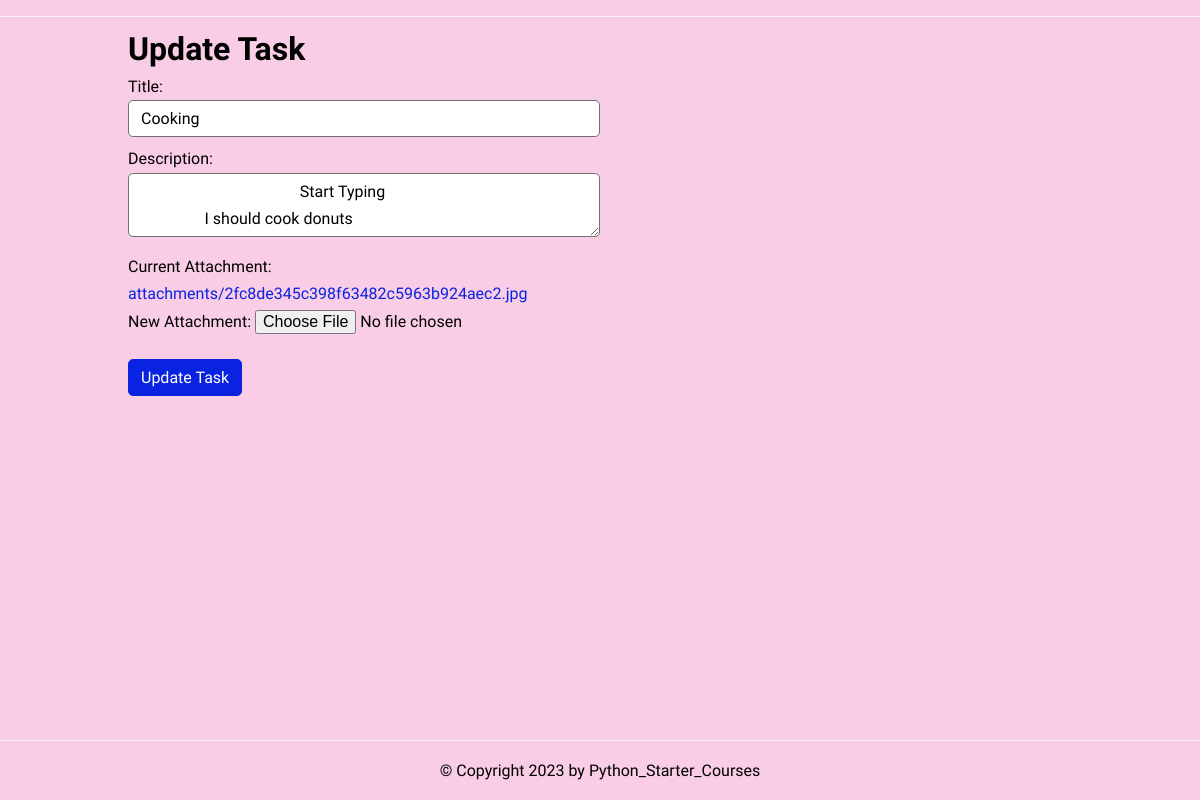
The app's page /update/14/ (signed in) with its own data.
### todo/models.py (models this page shows, shortened)
class Task(models.Model):
    title = models.CharField(max_length=255)
    description = models.TextField(null=True, blank=True)
    attachment = models.FileField(upload_to='attachments/', null=True, blank=True)
    created_at = models.DateTimeField(auto_now_add=True)
    user = models.ForeignKey(User, on_delete=models.CASCADE, null=True, blank=True)
    class Meta:
        ordering = ['created_at']

### todo/views.py (the view)
# urls.py: path('update/<int:task_id>/', views.update_task, name='update_task'),
@login_required
def update_task(request, task_id):
    task = Task.objects.get(pk=task_id)
    if request.method == 'POST':
        task.title = request.POST['title']
        task.description = request.POST['description']
        task.save()
        return redirect('task_list')
    return render(request, 'update.html', {'task': task})

### templates/update.html (shortened to what this page needs)
{% extends 'base.html' %}
{% block content %}
    <section class="feature">
        <div class="feature-content">
            <h1>Update Task</h1>
            <form method="post" action="{% url 'update_task' task.id %}" enctype="multipart/form-data">
                <div class="w-4/4 p-4">
                <label for="title" class="form-label">Title:</label>
                <input type="text" name="title" id="title" value="{{ task.title }}" class="form-control border border-black px-2 py-1 rounded"required>
                </div>
                <div class="w-4/4 p-4">
                <label for="description" class="form-label">Description:</label>
                <textarea name="description" id="description" class="form-control border border-black px-2 py-1 rounded">
                    {{ task.description|default_if_none:"None" }}  </textarea>
                </div>
                <div class="w-4/4 p-4">
                {% if task.attachment %}
                <label for="attachment" class="form-label">Current Attachment:</label>
                <a href="{{ task.attachment.url }}" target="_blank">{{ task.attachment }}</a>
                <br>
                {% endif %}
                <label for="new_attachment" class="form-label">New Attachment:</label>
                <input type="file" name="new_attachment" id="new_attachment" class="form-control border border-black px-2 py-1 rounded">
                </div>
                <div>
                <button class="btn btn-primary cta" type="submit">Update Task</button>
                </div>
            </form>
        </div>
    </section>
{% endblock content %}

### static/css/style.css (style rules this page uses)
:root { --color-primary: #0a23e0; --color-secondary: #86b7fe; --color-light: #f2f2f2; --color-gray: #726f6f; --color-dark: #212121; --color-white: #ffffff; --color-error: #dd1313; --color-warning: #ffc900; --color-info: #02a2b9; --color-success: #1ba345; --color-input: #00d1b2; --border-radius: 5px; }
* { margin: 0; padding: 0; box-sizing: border-box; text-rendering: optimizeLegibility; }
html, body { height: 100%; }
input, button, textarea { font: inherit; }
body { font-family: 'Dosis', sans-serif; font-size: 1rem; line-height: 1.7; display: flex; flex-direction: column; }
h1 { font-size: 2rem; line-height: 1.5; }
a { color: var(--color-primary); text-decoration: none; }
.feature { display: flex; justify-content: space-between; }
.feature-content { width: 50%; display: flex; flex-direction: column; justify-content: center; }
.feature-content .cta { margin-top: 1rem; align-self: flex-start; }
form > * { display: block; margin-bottom: 0.5rem; }
input[type='text'], input[type='email'], input[type='password'], input[type=''], textarea { border-radius: var(--border-radius); border: solid 1px var(--color-gray); width: 100%; padding: 0.25rem 0.75rem; }
textarea { max-height: 7rem; }
.btn { padding: 0.25rem 0.75rem; border-radius: var(--border-radius); background-color: var(--color-white); border: solid 1px var(--color-white); color: var(--color-dark); cursor: pointer; text-decoration: none; font-size: 1rem; min-width: 6rem; text-align: center; }
.btn-primary { border: solid 1px var(--color-primary); background-color: var(--color-primary); color: var(--color-white); }

### static/css/custom.css (style rules this page uses)
body { background-color: #f8cde5; }

### records on screen
Task: title "Cooking", description "Start Typing I should cook donuts", attachment "attachments/2fc8de345c398f63482c5963b924aec2.jpg"
